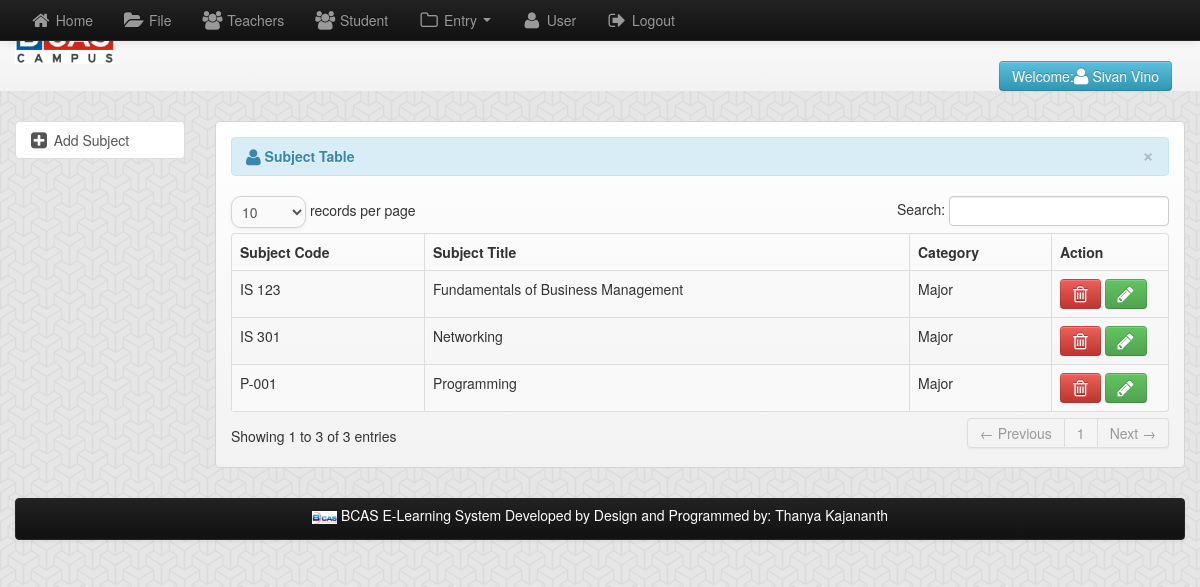
/admin/subject.php (signed in), run on the app's committed database.
### tables this page shows
CREATE TABLE `user` (
  `user_id` int(11) NOT NULL,
  `username` varchar(150) NOT NULL,
  `password` varchar(150) NOT NULL,
  `firstname` varchar(100) NOT NULL,
  `lastname` varchar(100) NOT NULL
);

CREATE TABLE `subject` (
  `subject_id` int(11) NOT NULL,
  `subject_code` varchar(100) NOT NULL,
  `subject_title` varchar(100) NOT NULL,
  `category` varchar(100) NOT NULL
);

### admin/session.php (called while the page is built, shortened)
<?php
        $session_id=$_SESSION['id'];
?>

### admin/subject.php (the view, shortened to what this page needs)
<?php include('header.php'); ?>
<?php include('session.php'); ?>
<body>
    <div class="row-fluid">
        <div class="span12">
            <?php include('navbar.php'); ?>
            <div class="container">
                <div class="row-fluid">
                    <div class="span2">
                        <ul class="nav nav-tabs nav-stacked">
                            <li class="active">
                                <a  href="add_subject.php"><i class="icon-plus-sign-alt icon-large"></i>&nbsp;Add Subject</a>
                            </li>
                        </ul>
                    </div>
                    <div class="span10">
                        <div class="hero-unit-3">
                            <table cellpadding="0" cellspacing="0" border="0" class="table table-striped table-bordered" id="example">
                                <div class="alert alert-info">
                                    <button type="button" class="close" data-dismiss="alert">&times;</button>
                                    <strong><i class="icon-user icon-large"></i>&nbsp;Subject Table</strong>
                                </div>
                                <thead>
                                    <tr>
                                        <th>Subject Code</th>
                                        <th>Subject Title</th>
                                        <th>Category</th>
                                        <th>Action</th>
                                    </tr>
                                </thead>
                                <tbody>
                                    <?php
                                    $query = mysqli_query($conn,"select * from subject") or die(mysqli_error());
                                    while ($row = mysqli_fetch_array($query)) {
                                        $subject_id = $row['subject_id'];
                                        ?>
                                        <tr class="odd gradeX">
                                    <td><?php echo $row['subject_code']; ?></td>
                                    <td><?php echo $row['subject_title']; ?></td>
                                    <td><?php echo $row['category']; ?></td>
                                    <td width="100">
                                        <a rel="tooltip"  title="Delete Subject" id="d<?php echo $subject_id; ?>"  href="#subject_id<?php echo $subject_id; ?>" role="button"  data-toggle="modal" class="btn btn-danger"><i class="icon-trash icon-large"></i></a>
                                        <a rel="tooltip"  title="Edit Subject" id="e<?php echo $subject_id; ?>"   href="add_subject.php?id=<?php echo $row['subject_id'] ?>" class="btn btn-success"><i class="icon-pencil icon-large"></i></a>
                                    </td>
                                    </tr>
                                <?php } ?>
                                </tbody>
                            </table>
                        </div>
                    </div>
                </div>
                <?php include('footer.php'); ?>
            </div>
        </div>
</body>
</html>

### admin/navbar.php (shortened to what this page needs)
<div class="navbar navbar-fixed-top navbar-inverse">
    <div class="navbar-inner">
        <div class="container">
            <div class="nav-collapse collapse">
                <ul class="nav">
                    <li><a href="home.php"><i class="icon-home icon-large"></i>&nbsp;Home</a></li>
                    <li><a href="file.php"><i class="icon-folder-open icon-large"></i>&nbsp;File</a></li>
                    <li><a href="teacher.php"><i class="icon-group  icon-large"></i>&nbsp;Teachers</a></li>
                    <li><a href="student.php"><i class="icon-group icon-large"></i>&nbsp;Student</a></li>
                    <li class="dropdown">
                        <a href="#" class="dropdown-toggle" data-toggle="dropdown">
                            <i class="icon-folder-close-alt icon-large"> </i>&nbsp;Entry
                            <b class="caret"></b>
                        </a>
                    </li>
                    <li><a href="user.php"><i class="icon-user icon-large"></i>&nbsp;User</a></li>
                    <li><a  href="#myModal" role="button"  data-toggle="modal"><i class="icon-signout icon-large"></i>&nbsp;Logout</a></li>
                </ul>
            </div>
        </div>
    </div>
</div>
<div class="hero-unit-header">
    <div class="container">
        <div class="row-fluid">
            <div class="span12">
                <div class="row-fluid">
                    <div class="span6">
                        <img src="images/head.png">
                    </div>
                    <div class="span6">
                        <div class="pull-right">
                            <br><br>
                            <?php $user_query=mysqli_query($conn,"select * from user where user_id='$session_id'")or die(mysqli_error());
                            $row=  mysqli_fetch_array($user_query);
                            ?>
                            <a href="" class="btn btn-info">Welcome:<i class="icon-user icon-large"></i>&nbsp;<?php echo $row['firstname']." ".$row['lastname']; ?></a>
                        </div>
                    </div>
                </div>
            </div>
        </div>
    </div>
</div>

### data on the page
user: firstname "Sivan", lastname "Vino"
subject: subject_code "IS 123", subject_title "Fundamentals of Business Management", category "Major"
subject: subject_code "IS 301", subject_title "Networking", category "Major"
subject: subject_code "P-001", subject_title "Programming", category "Major"
